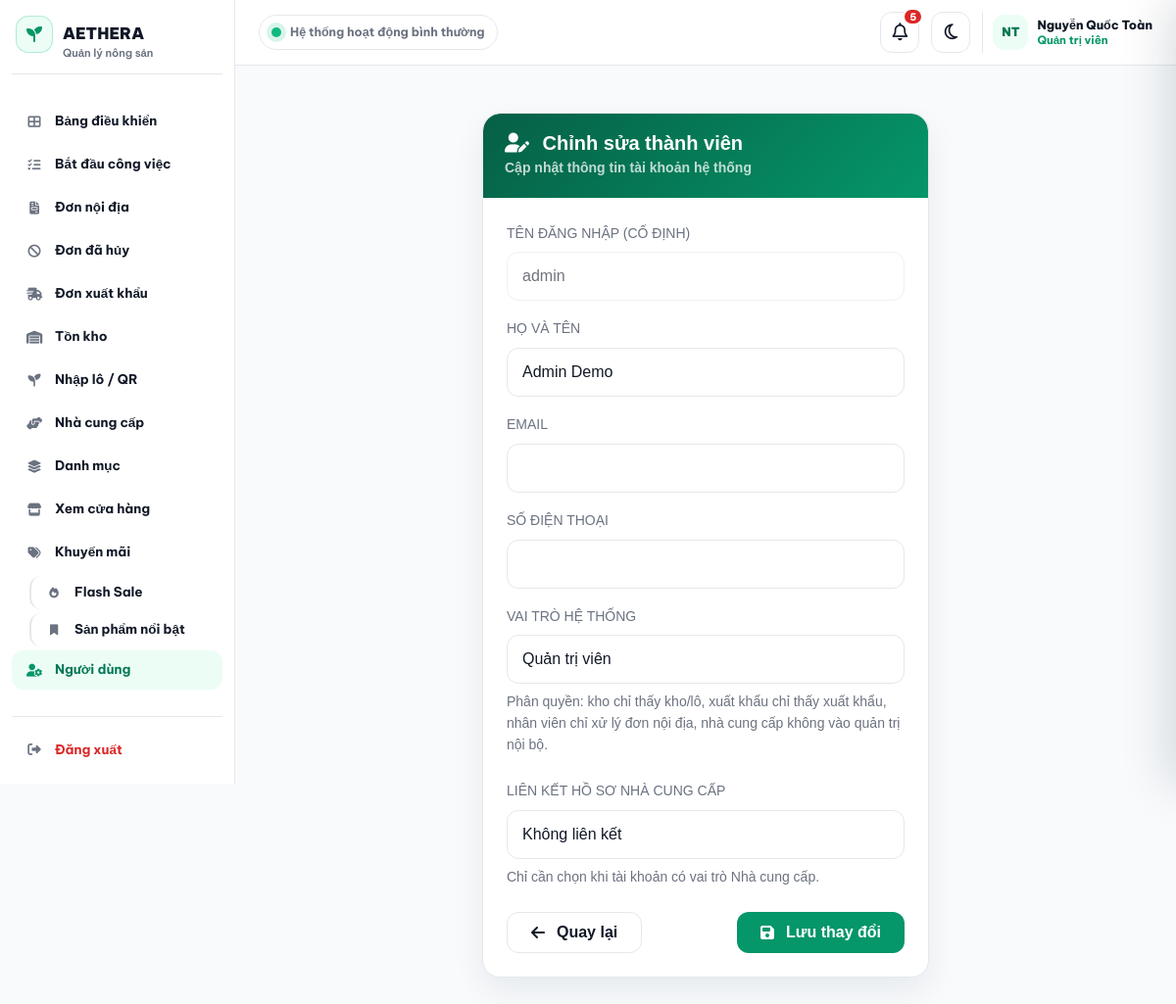
The app's page /admin/editUser/91 (signed in) with its own data.
### tables this page shows
CREATE TABLE `account` (
  `id` int NOT NULL AUTO_INCREMENT,
  `username` varchar(255) DEFAULT NULL,
  `fullname` varchar(255) DEFAULT NULL,
  `password` varchar(255) NOT NULL,
  `email` varchar(255) DEFAULT NULL,
  `phone` varchar(15) DEFAULT NULL,
  `role` enum('user','admin','staff','warehouse_staff','export_staff','manager','supplier') DEFAULT 'user',
  `status` tinyint DEFAULT '1',
  `created_at` timestamp NULL DEFAULT CURRENT_TIMESTAMP,
  `address` text,
  `reset_token` varchar(255) DEFAULT NULL,
  `reset_token_expiry` datetime DEFAULT NULL,
  `avatar` varchar(255) DEFAULT NULL,
  `supplier_id` int DEFAULT NULL,
  `verification_code` varchar(20) DEFAULT NULL,
  `verification_expires_at` datetime DEFAULT NULL,
  `verified_at` datetime DEFAULT NULL,
  PRIMARY KEY (`id`),
  UNIQUE KEY `username` (`username`),
  UNIQUE KEY `email` (`email`)
);

### app/config/database.php (called while the page is built, shortened)
<?php
class Database {
    private $host = "localhost";
    private $db_name = "my_store";
    private $username = "root";
    private $password = "";
    public function getConnection(){
        $this->conn = null;
        try {
            $this->conn = new PDO(
                "mysql:host={$this->host};dbname={$this->db_name};charset=utf8mb4",
                $this->username,
                $this->password,
                [
                    PDO::MYSQL_ATTR_INIT_COMMAND => "SET NAMES utf8mb4 COLLATE utf8mb4_unicode_ci",
                ]
            );
            $this->conn->setAttribute(PDO::ATTR_ERRMODE, PDO::ERRMODE_EXCEPTION);
        } catch(PDOException $e){
            echo "Kết nối DB thất bại: " . $e->getMessage();
            exit;
        }
        return $this->conn;
    }
}
?>

### app/models/UserModel.php (called while the page is built, shortened)
<?php
require_once __DIR__ . '/../helpers/Rbac.php';
class UserModel {
    private $conn;
    private $table_name = "account";
    public function __construct($db) {
        $this->conn = $db;
        $this->ensureRoleSchema();
    }
    private function ensureRoleSchema(): void {
        try {
            $this->conn->exec("
                ALTER TABLE {$this->table_name}
                MODIFY role ENUM('user','admin','staff','warehouse_staff','export_staff','manager','supplier') DEFAULT 'user'
            ");
        } catch (Throwable $e) {
            error_log("Không thể mở rộng account.role trong UserModel: " . $e->getMessage());
        }
        try {
            $stmt = $this->conn->prepare("
                SELECT COUNT(*)
                FROM information_schema.COLUMNS
                WHERE TABLE_SCHEMA = DATABASE()
                  AND TABLE_NAME = ?
                  AND COLUMN_NAME = 'supplier_id'
            ");
            $stmt->execute([$this->table_name]);
        } catch (Throwable $e) {
            error_log("Không thể thêm account.supplier_id trong UserModel: " . $e->getMessage());
        }
    }
    public function getUserById($id) {
        $query = "SELECT * FROM " . $this->table_name . " WHERE id = ?";
        $stmt = $this->conn->prepare($query);
        $stmt->execute([$id]);
        return $stmt->fetch(PDO::FETCH_OBJ);
    }
}

### app/helpers/Rbac.php (called while the page is built, shortened)
<?php
class Rbac
{
    public static function normalizeRole(?string $role): string
    {
        $role = trim((string)$role);
        return array_key_exists($role, self::ROLES) ? $role : self::ROLE_USER;
    }
    public static function roleOptions(): array
    {
        return self::ROLES;
    }
}

### app/views/admin/edit_user.php (the view, shortened to what this page needs)
<?php require_once __DIR__ . '/../../helpers/Rbac.php'; ?>
<div class="container py-5" style="font-family: 'Nunito', sans-serif;">
    <div class="row justify-content-center">
        <div class="col-md-6">
            <div class="card border-0 shadow-lg edit-user-card">
                <div class="card-header border-0 p-4 text-white header-gradient">
                    <h4 class="mb-0 fw-bold">
                        <i class="fa fa-user-edit me-2"></i> Chỉnh sửa thành viên
                    </h4>
                    <small class="opacity-75">Cập nhật thông tin tài khoản hệ thống</small>
                </div>
                <div class="card-body p-4">
                    <form action="/webbanhang/admin/editUser/<?= $user->id ?>" method="POST">
                        <div class="mb-3">
                            <label class="form-label text-muted small text-uppercase">Tên đăng nhập (Cố định)</label>
                            <input type="text"
                                   class="form-control custom-input disabled-input"
                                   value="<?= $user->username ?>" readonly>
                        </div>
                        <div class="mb-3">
                            <label class="form-label text-muted small text-uppercase">Họ và Tên</label>
                            <input type="text" name="fullname"
                                   class="form-control custom-input"
                                   value="<?= htmlspecialchars($user->fullname ?? '') ?>" required>
                        </div>
                        <div class="mb-3">
                            <label class="form-label text-muted small text-uppercase">Email</label>
                            <input type="email" name="email"
                                   class="form-control custom-input"
                                   value="<?= htmlspecialchars($user->email ?? '') ?>" required>
                        </div>
                        <div class="mb-3">
                            <label class="form-label text-muted small text-uppercase">Số điện thoại</label>
                            <input type="text" name="phone"
                                   class="form-control custom-input"
                                   value="<?= htmlspecialchars($user->phone ?? '') ?>">
                        </div>
                        <div class="mb-4">
                            <label class="form-label text-muted small text-uppercase">Vai trò hệ thống</label>
                            <select name="role" class="form-select custom-input">
                                <?php foreach (Rbac::roleOptions() as $roleValue => $roleLabel): ?>
                                    <option value="<?= htmlspecialchars($roleValue) ?>" <?= Rbac::normalizeRole($user->role ?? 'user') === $roleValue ? 'selected' : '' ?>>
                                        <?= htmlspecialchars($roleLabel) ?>
                                    </option>
                                <?php endforeach; ?>
                            </select>
                            <small class="text-muted d-block mt-2">
                                Phân quyền: kho chỉ thấy kho/lô, xuất khẩu chỉ thấy xuất khẩu, nhân viên chỉ xử lý đơn nội địa, nhà cung cấp không vào quản trị nội bộ.
                            </small>
                        </div>
                        <div class="mb-4">
                            <label class="form-label text-muted small text-uppercase">Liên kết hồ sơ nhà cung cấp</label>
                            <select name="supplier_id" class="form-select custom-input">
                                <option value="">Không liên kết</option>
                            </select>
                            <small class="text-muted d-block mt-2">Chỉ cần chọn khi tài khoản có vai trò Nhà cung cấp.</small>
                        </div>
                        <div class="d-flex justify-content-between mt-4">
                            <a href="/webbanhang/admin/account"
                               class="btn btn-outline-light rounded-pill px-4 btn-back">
                                <i class="fa fa-arrow-left me-1"></i> Quay lại
                            </a>
                            <button type="submit"
                                    class="btn btn-gradient rounded-pill px-4 fw-bold shadow">
                                <i class="fa fa-save me-1"></i> Lưu thay đổi
                            </button>
                        </div>
                    </form>
                </div>
            </div>
        </div>
    </div>
</div>

### app/views/shares/header.php (style rules this page uses)
:root { --aethera-green: #00a86b; --aethera-green-dark: #007956; --aethera-soft: #e9fbf2; --aethera-bg: #f7f9fb; --aethera-border: #e5e7eb; --aethera-text: #111827; --aethera-muted: #64748b; --admin-sidebar-width: 260px; }
* { letter-spacing: 0; }
body { margin: 0; background: var(--aethera-bg); color: var(--aethera-text); font-family: 'Be Vietnam Pro', Arial, sans-serif; }
body.admin-shell-page { background: #fff !important; color: var(--aethera-text); }
.admin-shared-main > .container, .admin-shared-main > .container-fluid { max-width: 1120px; margin-left: auto; margin-right: auto; }

### app/views/admin/edit_user.php (style rules this page uses)
.edit-user-card { border-radius: 18px; background: #15171c; overflow: hidden; }
.header-gradient { background: linear-gradient(135deg, #00c6ff, #0072ff); }
.custom-input { background: #1f2228; border: 1px solid rgba(255,255,255,0.08); color: #fff; border-radius: 12px; padding: 12px 15px; transition: all 0.25s ease; }
.disabled-input { opacity: 0.6; cursor: not-allowed; }
select.custom-input option { background: #1f2228; color: #fff; }
.btn-gradient { background: linear-gradient(135deg, #00c6ff, #0072ff); border: none; color: #fff; transition: 0.25s; }
.btn-back { border-color: rgba(255,255,255,0.2); color: #ccc; }
label { letter-spacing: 0.5px; }

### records on screen
account: username "admin", fullname "Admin Demo", role "Quản trị viên"

### other values on screen
$item['label'] "Bảng điều khiển"
$item['label'] "Bắt đầu công việc"
$item['label'] "Đơn nội địa"
$item['label'] "Đơn đã hủy"
$item['label'] "Đơn xuất khẩu"
$item['label'] "Tồn kho"
$item['label'] "Nhập lô / QR"
$item['label'] "Nhà cung cấp"
$item['label'] "Danh mục"
$item['label'] "Xem cửa hàng"
$item['label'] "Khuyến mãi"
$item['label'] "Flash Sale"
$item['label'] "Sản phẩm nổi bật"
$item['label'] "Người dùng"
$adminNotificationTotal "5"
